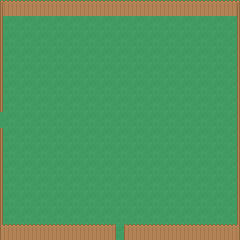

Rendered tile map (Tiled .tmx) drawn with the repository's tilesets; below, a short description and the full map source, tile grids included:
An orthogonal 15x15 tile map with 16x16 px tiles, 2 tile layers (Background, Foreground) and 3 objects (2x exit, player_start).

<map version="1.0" tiledversion="1.0.2" orientation="orthogonal" renderorder="right-down" width="15" height="15" tilewidth="16" tileheight="16" nextobjectid="2">
 <tileset firstgid="1" source="tileset.tsx" />
 <layer name="Background" width="15" height="15">
  <properties>
   <property name="layer" value="background" />
   <property name="nocollide" value="true" />
   <property name="tileset" value="tileset" />
  </properties>
  <data encoding="csv">
964,964,964,964,964,964,964,964,964,964,964,964,964,964,964,
964,964,964,964,964,964,964,964,964,964,964,964,964,964,964,
964,964,964,964,964,964,964,964,964,964,964,964,964,964,964,
964,964,964,964,964,964,964,964,964,964,964,964,964,964,964,
964,964,964,964,964,964,964,964,964,964,964,964,964,964,964,
964,964,964,964,964,964,964,964,964,964,964,964,964,964,964,
964,964,964,964,964,964,964,964,964,964,964,964,964,964,964,
964,964,964,964,964,964,964,964,964,964,964,964,964,964,964,
964,964,964,964,964,964,964,964,964,964,964,964,964,964,964,
964,964,964,964,964,964,964,964,964,964,964,964,964,964,964,
964,964,964,964,964,964,964,964,964,964,964,964,964,964,964,
964,964,964,964,964,964,964,964,964,964,964,964,964,964,964,
964,964,964,964,964,964,964,964,964,964,964,964,964,964,964,
964,964,964,964,964,964,964,964,964,964,964,964,964,964,964,
964,964,964,964,964,964,964,964,964,964,964,964,964,964,964
</data>
 </layer>
 <layer name="Foreground" width="15" height="15">
  <properties>
   <property name="layer" value="foreground" />
   <property name="tileset" value="tileset" />
  </properties>
  <data encoding="csv">
540,615,615,615,615,615,615,541,615,615,615,615,615,615,542,
577,0,0,0,0,0,0,0,0,0,0,0,0,0,579,
577,0,0,0,0,0,0,0,0,0,0,0,0,0,579,
577,0,0,0,0,0,0,0,0,0,0,0,0,0,579,
577,0,0,0,0,0,0,0,0,0,0,0,0,0,579,
577,0,0,0,0,0,0,0,0,0,0,0,0,0,579,
577,0,0,0,0,0,0,0,0,0,0,0,0,0,579,
0,0,0,0,0,0,0,0,0,0,0,0,0,0,579,
577,0,0,0,0,0,0,0,0,0,0,0,0,0,579,
577,0,0,0,0,0,0,0,0,0,0,0,0,0,579,
577,0,0,0,0,0,0,0,0,0,0,0,0,0,579,
577,0,0,0,0,0,0,0,0,0,0,0,0,0,579,
577,0,0,0,0,0,0,0,0,0,0,0,0,0,579,
577,0,0,0,0,0,0,0,0,0,0,0,0,0,579,
614,615,615,615,615,615,615,576,615,615,615,615,615,615,616
</data>
 </layer>
 <objectgroup name="Objects">
  <properties>
   <property name="tileset" value="tileset" />
  </properties>
  <object id="14" name="Exit_West" type="exit" x="0" y="120" />
  <object id="10" name="Exit_South" type="exit" x="120" y="240" />
  <object id="11" name="Start" type="player_start" x="120" y="120" />
 </objectgroup>
</map>